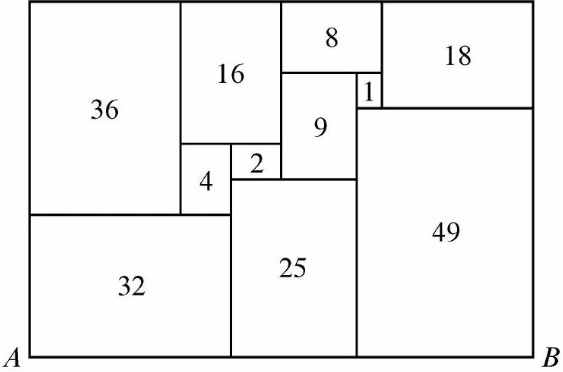
#> input picture AMC/Pit Fall/images/2024-amc-10a-16-similar-rectangles.png, 563 x 372 px
$ python image_svd_compression.py '../../../AMC/Pit Fall/images/2024-amc-10a-16-similar-rectangles.png'
#> lines starting #> are read from the running program, lines starting #| are printed output that depends on the picture
"""Show low-rank SVD approximations of a grayscale image.

Example:
    python3 practice_ws/image_svd_compression.py path/to/photo.jpg --ranks 1 5 20 50
"""

from __future__ import annotations

import argparse
from pathlib import Path

import matplotlib.pyplot as plt
import numpy as np
from PIL import Image


def rank_k_approximation(
    u: np.ndarray, singular_values: np.ndarray, vt: np.ndarray, k: int
) -> np.ndarray:
    """Return the rank-k reconstruction from a compact SVD."""
    return (u[:, :k] * singular_values[:k]) @ vt[:k, :]


def parse_arguments() -> argparse.Namespace:
    parser = argparse.ArgumentParser(
        description="Compress a grayscale image using truncated SVD."
    )
    parser.add_argument("image", type=Path, help="Path to an image file.")
    parser.add_argument(
        "--ranks",
        type=int,
        nargs="+",
        default=[1, 5, 20, 50, 100],
        help="Ranks k to display (default: 1 5 20 50 100).",
    )
    return parser.parse_args()


def main() -> None:
    args = parse_arguments()
    if not args.image.is_file():
        raise FileNotFoundError(f"Image not found: {args.image}")

    # convert("L") gives one intensity value per pixel: a two-dimensional matrix.
    image = Image.open(args.image).convert("L")
#> image is the input picture: PIL image 563x372 L; min 0, max 255, mean 242.1
    matrix = np.asarray(image, dtype=float)
    u, singular_values, vt = np.linalg.svd(matrix, full_matrices=False)
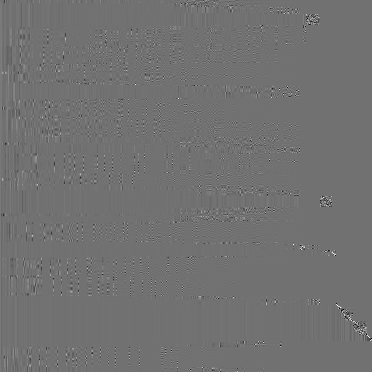
#> u: shape (372, 372) float64; min -0.795, max 0.986, mean 0.000134; drawn with min black and max white
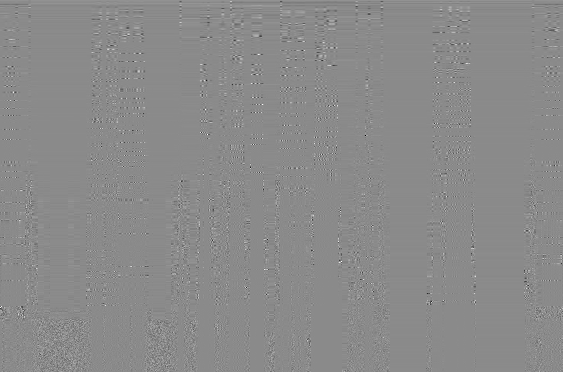
#> vt: shape (372, 563) float64; min -0.805, max 0.674, mean 0.000104; drawn with min black and max white
#> singular_values = 372 values, max 112081.6 at index 0, min 9.28e-12 at index 308, mean 552.4

    max_rank = len(singular_values)
#> max_rank = 372
    ranks = [k for k in args.ranks if 1 <= k <= max_rank]
#> ranks = [1, 5, 20, 50, 100]
    if not ranks:
        raise ValueError(f"Choose at least one rank from 1 through {max_rank}.")

    total_energy = np.sum(singular_values**2)
#> total_energy = 1.28e+10
    fig, axes = plt.subplots(1, len(ranks) + 1, figsize=(4 * (len(ranks) + 1), 4))
    axes[0].imshow(matrix, cmap="gray", vmin=0, vmax=255)
    axes[0].set_title("original")
    axes[0].axis("off")

    for axis, k in zip(axes[1:], ranks):
        approximation = rank_k_approximation(u, singular_values, vt, k)
        relative_error = np.linalg.norm(matrix - approximation, "fro") / np.linalg.norm(
            matrix, "fro"
        )
        energy_retained = np.sum(singular_values[:k] ** 2) / total_energy
        stored_values = k * (matrix.shape[0] + matrix.shape[1] + 1)
        original_values = matrix.size

        print(
            f"k={k:4d} | relative Frobenius error={relative_error:.4f} | "
            f"energy retained={energy_retained:.2%} | "
            f"storage={stored_values / original_values:.2%} of original"
        )
        axis.imshow(np.clip(approximation, 0, 255), cmap="gray", vmin=0, vmax=255)
        axis.set_title(f"rank {k}\n{energy_retained:.1%} energy")
        axis.axis("off")
#> this loop made 5 passes
#> (k, relative_error, energy_retained, stored_values) on passes 1 to 5: (1, 0.122, 0.985, 936), (5, 0.0812, 0.993, 4680), (20, 0.042, 0.998, 18720), (50, 0.0198, 1, 46800), (100, 0.00756, 1, 93600)
#| k=   1 | relative Frobenius error=0.1224 | energy retained=98.50% | storage=0.45% of original
#| k=   5 | relative Frobenius error=0.0812 | energy retained=99.34% | storage=2.23% of original
#| k=  20 | relative Frobenius error=0.0420 | energy retained=99.82% | storage=8.94% of original
#| k=  50 | relative Frobenius error=0.0198 | energy retained=99.96% | storage=22.35% of original
#| k= 100 | relative Frobenius error=0.0076 | energy retained=99.99% | storage=44.69% of original
#> pass 1, in main, `approximation = rank_k_approximation(u, singular_values, vt, k)`:
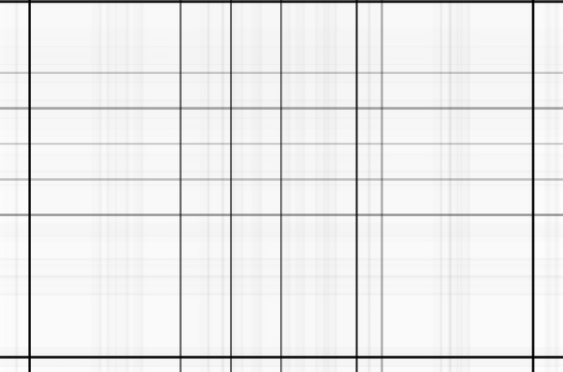
#> approximation: shape (372, 563) float64; min 0.858, max 261.4, mean 242.1; drawn with min black and max white
#> pass 2, in main, `approximation = rank_k_approximation(u, singular_values, vt, k)`:
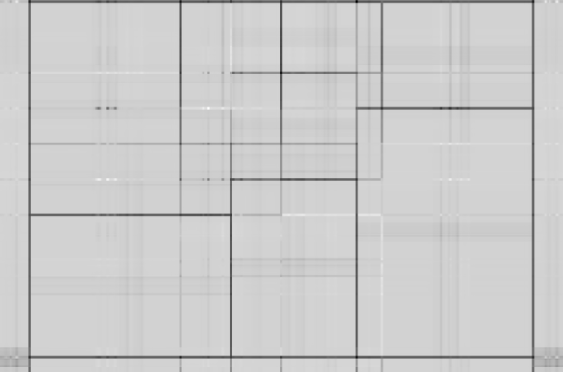
#> approximation: shape (372, 563) float64; min -202.9, max 352.3, mean 242.1; drawn with min black and max white
#> pass 3, in main, `approximation = rank_k_approximation(u, singular_values, vt, k)`:
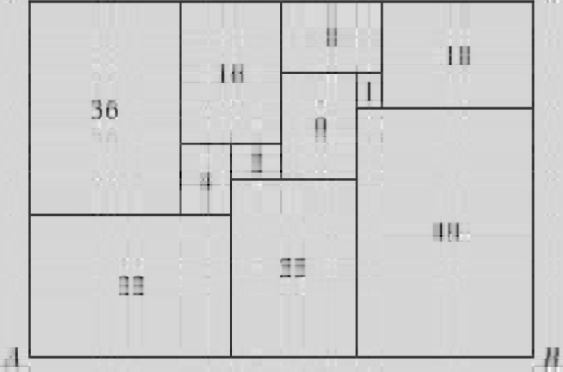
#> approximation: shape (372, 563) float64; min -85.98, max 319.4, mean 242.1; drawn with min black and max white
#> after the loop:
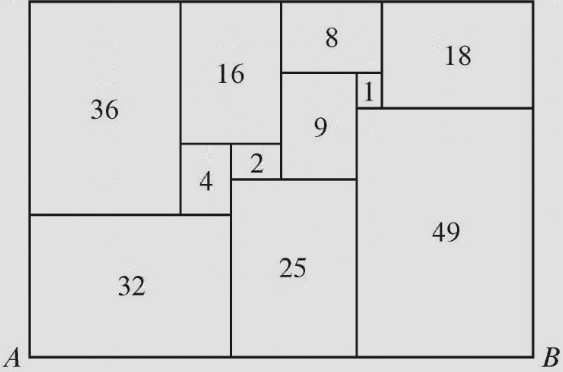
#> approximation: shape (372, 563) float64; min -30.12, max 291.1, mean 242.1; drawn with min black and max white

    fig.suptitle("Grayscale image compression with truncated SVD")
    fig.tight_layout()
    plt.show()
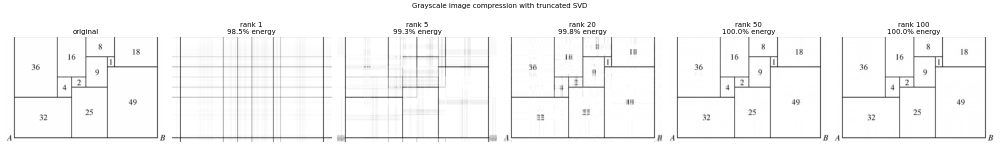
#> figure drawn by matplotlib, 6 panels


if __name__ == "__main__":
    main()
